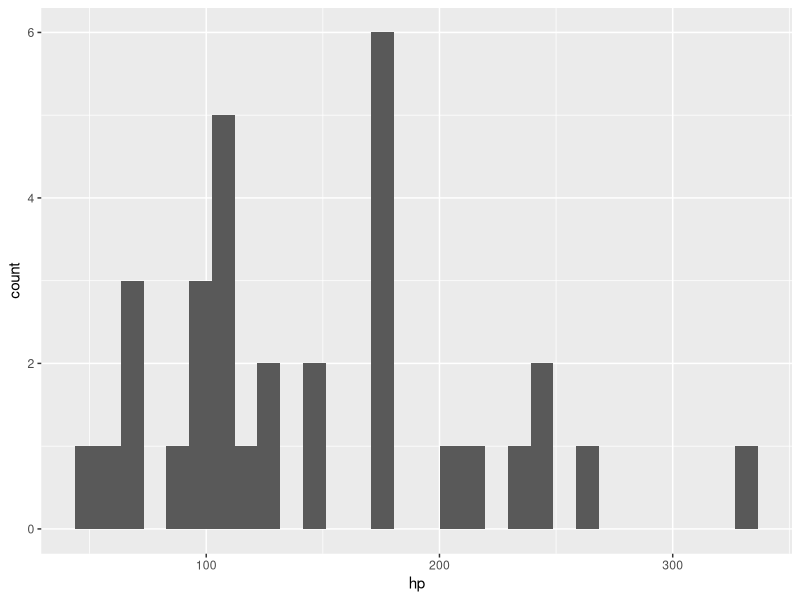

Here is the R script that generated this plot:
## ---- chunk 1
knitr::opts_chunk$set(echo = TRUE, out.width = '100%')
library(tidyverse)
## ---- chunk 2
head(mtcars)
## ---- chunk 3
ggplot(mtcars, aes(x = hp)) +
  geom_histogram()
